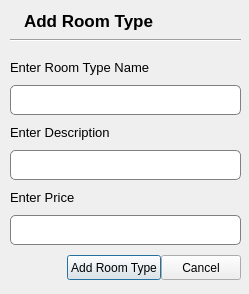
<?xml version="1.0" encoding="UTF-8"?>
<ui version="4.0">
 <class>Addroomtype</class>
 <widget class="QDialog" name="Addroomtype">
  <property name="geometry">
   <rect>
    <x>0</x>
    <y>0</y>
    <width>249</width>
    <height>294</height>
   </rect>
  </property>
  <property name="windowTitle">
   <string>Add Room Type</string>
  </property>
  <property name="styleSheet">
   <string notr="true">QLineEdit{
border: 0.5px solid gray;
border-radius:5px;
}</string>
  </property>
  <widget class="QLabel" name="label">
   <property name="geometry">
    <rect>
     <x>20</x>
     <y>10</y>
     <width>161</width>
     <height>21</height>
    </rect>
   </property>
   <property name="font">
    <font>
     <pointsize>13</pointsize>
     <bold>true</bold>
    </font>
   </property>
   <property name="text">
    <string> Add Room Type</string>
   </property>
  </widget>
  <widget class="Line" name="line">
   <property name="geometry">
    <rect>
     <x>10</x>
     <y>30</y>
     <width>231</width>
     <height>20</height>
    </rect>
   </property>
   <property name="orientation">
    <enum>Qt::Orientation::Horizontal</enum>
   </property>
  </widget>
  <widget class="QWidget" name="layoutWidget">
   <property name="geometry">
    <rect>
     <x>10</x>
     <y>50</y>
     <width>231</width>
     <height>241</height>
    </rect>
   </property>
   <layout class="QVBoxLayout" name="verticalLayout">
    <property name="spacing">
     <number>0</number>
    </property>
    <item>
     <layout class="QVBoxLayout" name="verticalLayout_3">
      <property name="spacing">
       <number>10</number>
      </property>
      <item>
       <widget class="QLabel" name="label_3">
        <property name="maximumSize">
         <size>
          <width>16777215</width>
          <height>15</height>
         </size>
        </property>
        <property name="font">
         <font>
          <pointsize>10</pointsize>
         </font>
        </property>
        <property name="text">
         <string>Enter Room Type Name</string>
        </property>
       </widget>
      </item>
      <item>
       <widget class="QLineEdit" name="newname">
        <property name="minimumSize">
         <size>
          <width>0</width>
          <height>30</height>
         </size>
        </property>
        <property name="placeholderText">
         <string/>
        </property>
       </widget>
      </item>
     </layout>
    </item>
    <item>
     <layout class="QVBoxLayout" name="verticalLayout_4">
      <property name="spacing">
       <number>10</number>
      </property>
      <item>
       <widget class="QLabel" name="label_4">
        <property name="maximumSize">
         <size>
          <width>16777215</width>
          <height>15</height>
         </size>
        </property>
        <property name="font">
         <font>
          <pointsize>10</pointsize>
         </font>
        </property>
        <property name="text">
         <string>Enter Description</string>
        </property>
       </widget>
      </item>
      <item>
       <widget class="QLineEdit" name="newdes">
        <property name="minimumSize">
         <size>
          <width>0</width>
          <height>30</height>
         </size>
        </property>
        <property name="placeholderText">
         <string/>
        </property>
       </widget>
      </item>
     </layout>
    </item>
    <item>
     <layout class="QVBoxLayout" name="verticalLayout_5">
      <property name="spacing">
       <number>10</number>
      </property>
      <item>
       <widget class="QLabel" name="label_5">
        <property name="maximumSize">
         <size>
          <width>16777215</width>
          <height>15</height>
         </size>
        </property>
        <property name="font">
         <font>
          <pointsize>10</pointsize>
         </font>
        </property>
        <property name="text">
         <string>Enter Price</string>
        </property>
       </widget>
      </item>
      <item>
       <widget class="QLineEdit" name="newprice">
        <property name="minimumSize">
         <size>
          <width>0</width>
          <height>30</height>
         </size>
        </property>
        <property name="placeholderText">
         <string/>
        </property>
       </widget>
      </item>
     </layout>
    </item>
    <item>
     <layout class="QHBoxLayout" name="horizontalLayout_5">
      <item>
       <spacer name="horizontalSpacer_3">
        <property name="orientation">
         <enum>Qt::Orientation::Horizontal</enum>
        </property>
        <property name="sizeHint" stdset="0">
         <size>
          <width>40</width>
          <height>20</height>
         </size>
        </property>
       </spacer>
      </item>
      <item>
       <layout class="QHBoxLayout" name="horizontalLayout_6">
        <item>
         <widget class="QPushButton" name="AddRTbtn">
          <property name="minimumSize">
           <size>
            <width>55</width>
            <height>25</height>
           </size>
          </property>
          <property name="styleSheet">
           <string notr="true">QPushButton{
/background-color: #34D481;
/color:white;
/border:none;
/border-radius: 8px;
/font-weight:bold;
/font-size: 10px;
}</string>
          </property>
          <property name="text">
           <string>Add Room Type</string>
          </property>
          <property name="checkable">
           <bool>false</bool>
          </property>
         </widget>
        </item>
        <item>
         <widget class="QPushButton" name="pushButton_4">
          <property name="minimumSize">
           <size>
            <width>18</width>
            <height>25</height>
           </size>
          </property>
          <property name="styleSheet">
           <string notr="true">QPushButton{
/background-color: #585858;
/color:white;
/border:none;
/border-radius: 8px;
/font-weight:bold;
/font-size: 10px;
}</string>
          </property>
          <property name="text">
           <string>Cancel</string>
          </property>
          <property name="checkable">
           <bool>true</bool>
          </property>
         </widget>
        </item>
       </layout>
      </item>
     </layout>
    </item>
   </layout>
  </widget>
 </widget>
 <resources/>
 <connections>
  <connection>
   <sender>pushButton_4</sender>
   <signal>toggled(bool)</signal>
   <receiver>Addroomtype</receiver>
   <slot>close()</slot>
   <hints>
    <hint type="sourcelabel">
     <x>209</x>
     <y>253</y>
    </hint>
    <hint type="destinationlabel">
     <x>207</x>
     <y>312</y>
    </hint>
   </hints>
  </connection>
 </connections>
</ui>
